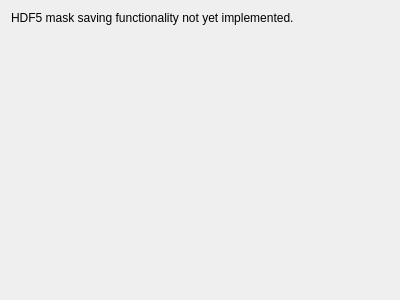
<?xml version="1.0" encoding="UTF-8"?>
<ui version="4.0">
 <class>HDF5MaskSaver_Widget</class>
 <widget class="QWidget" name="HDF5MaskSaver_Widget">
  <property name="geometry">
   <rect>
    <x>0</x>
    <y>0</y>
    <width>400</width>
    <height>300</height>
   </rect>
  </property>
  <property name="windowTitle">
   <string>HDF5 Mask Saver</string>
  </property>
  <layout class="QVBoxLayout" name="verticalLayout">
   <item>
    <widget class="QLabel" name="label">
     <property name="text">
      <string>HDF5 mask saving functionality not yet implemented.</string>
     </property>
    </widget>
   </item>
   <item>
    <spacer name="verticalSpacer">
     <property name="orientation">
      <enum>Qt::Orientation::Vertical</enum>
     </property>
     <property name="sizeHint" stdset="0">
      <size>
       <width>20</width>
       <height>40</height>
      </size>
     </property>
    </spacer>
   </item>
  </layout>
 </widget>
 <resources/>
 <connections/>
</ui> 
